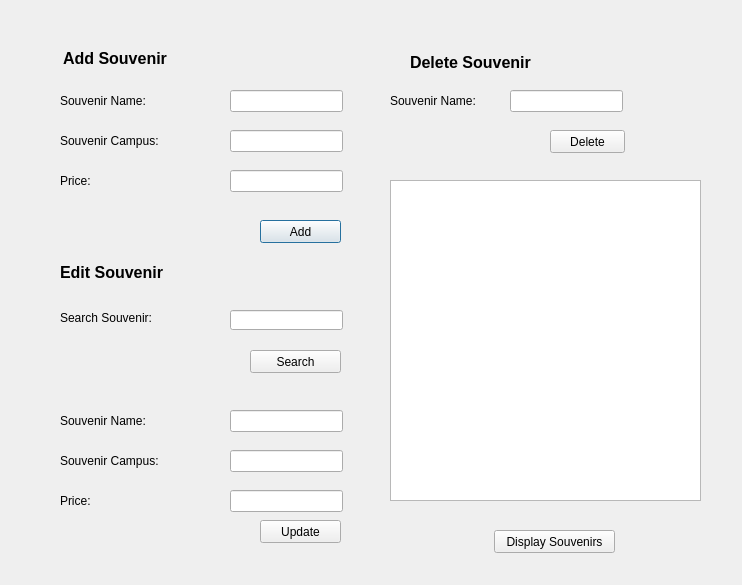
<?xml version="1.0" encoding="UTF-8"?>
<ui version="4.0">
 <class>edit_souvenirs</class>
 <widget class="QDialog" name="edit_souvenirs">
  <property name="geometry">
   <rect>
    <x>0</x>
    <y>0</y>
    <width>742</width>
    <height>585</height>
   </rect>
  </property>
  <property name="windowTitle">
   <string>Dialog</string>
  </property>
  <widget class="QLabel" name="label_3">
   <property name="geometry">
    <rect>
     <x>410</x>
     <y>50</y>
     <width>184</width>
     <height>24</height>
    </rect>
   </property>
   <property name="font">
    <font>
     <pointsize>12</pointsize>
     <weight>75</weight>
     <bold>true</bold>
    </font>
   </property>
   <property name="text">
    <string>Delete Souvenir </string>
   </property>
  </widget>
  <widget class="QLineEdit" name="colleges_txt">
   <property name="geometry">
    <rect>
     <x>230</x>
     <y>130</y>
     <width>113</width>
     <height>22</height>
    </rect>
   </property>
  </widget>
  <widget class="QLabel" name="label_4">
   <property name="geometry">
    <rect>
     <x>60</x>
     <y>80</y>
     <width>121</width>
     <height>41</height>
    </rect>
   </property>
   <property name="text">
    <string>Souvenir Name: </string>
   </property>
  </widget>
  <widget class="QLineEdit" name="deleteSouvenir_txt">
   <property name="geometry">
    <rect>
     <x>510</x>
     <y>90</y>
     <width>113</width>
     <height>22</height>
    </rect>
   </property>
  </widget>
  <widget class="QLabel" name="label_5">
   <property name="geometry">
    <rect>
     <x>390</x>
     <y>80</y>
     <width>121</width>
     <height>41</height>
    </rect>
   </property>
   <property name="text">
    <string>Souvenir Name: </string>
   </property>
  </widget>
  <widget class="QLabel" name="label_6">
   <property name="geometry">
    <rect>
     <x>60</x>
     <y>120</y>
     <width>171</width>
     <height>41</height>
    </rect>
   </property>
   <property name="text">
    <string>Souvenir Campus: </string>
   </property>
  </widget>
  <widget class="QLineEdit" name="traditionalSouvenirs_txt">
   <property name="geometry">
    <rect>
     <x>230</x>
     <y>90</y>
     <width>113</width>
     <height>22</height>
    </rect>
   </property>
  </widget>
  <widget class="QLabel" name="label_7">
   <property name="geometry">
    <rect>
     <x>60</x>
     <y>160</y>
     <width>171</width>
     <height>41</height>
    </rect>
   </property>
   <property name="text">
    <string>Price:</string>
   </property>
  </widget>
  <widget class="QLineEdit" name="cost_txt">
   <property name="geometry">
    <rect>
     <x>230</x>
     <y>170</y>
     <width>113</width>
     <height>22</height>
    </rect>
   </property>
  </widget>
  <widget class="QLabel" name="label_9">
   <property name="geometry">
    <rect>
     <x>60</x>
     <y>480</y>
     <width>171</width>
     <height>41</height>
    </rect>
   </property>
   <property name="text">
    <string>Price:</string>
   </property>
  </widget>
  <widget class="QLabel" name="label_10">
   <property name="geometry">
    <rect>
     <x>60</x>
     <y>400</y>
     <width>121</width>
     <height>41</height>
    </rect>
   </property>
   <property name="text">
    <string>Souvenir Name: </string>
   </property>
  </widget>
  <widget class="QLabel" name="label_11">
   <property name="geometry">
    <rect>
     <x>60</x>
     <y>440</y>
     <width>171</width>
     <height>41</height>
    </rect>
   </property>
   <property name="text">
    <string>Souvenir Campus: </string>
   </property>
  </widget>
  <widget class="QLineEdit" name="editColleges_txt">
   <property name="geometry">
    <rect>
     <x>230</x>
     <y>450</y>
     <width>113</width>
     <height>22</height>
    </rect>
   </property>
  </widget>
  <widget class="QLineEdit" name="editCost_txt">
   <property name="geometry">
    <rect>
     <x>230</x>
     <y>490</y>
     <width>113</width>
     <height>22</height>
    </rect>
   </property>
  </widget>
  <widget class="QLineEdit" name="editSouvenirs_txt">
   <property name="geometry">
    <rect>
     <x>230</x>
     <y>410</y>
     <width>113</width>
     <height>22</height>
    </rect>
   </property>
  </widget>
  <widget class="QLabel" name="label_8">
   <property name="geometry">
    <rect>
     <x>63</x>
     <y>43</y>
     <width>191</width>
     <height>31</height>
    </rect>
   </property>
   <property name="font">
    <font>
     <pointsize>12</pointsize>
     <weight>75</weight>
     <bold>true</bold>
    </font>
   </property>
   <property name="text">
    <string>Add Souvenir </string>
   </property>
  </widget>
  <widget class="QLabel" name="label_12">
   <property name="geometry">
    <rect>
     <x>60</x>
     <y>260</y>
     <width>184</width>
     <height>24</height>
    </rect>
   </property>
   <property name="font">
    <font>
     <pointsize>12</pointsize>
     <weight>75</weight>
     <bold>true</bold>
    </font>
   </property>
   <property name="text">
    <string>Edit Souvenir </string>
   </property>
  </widget>
  <widget class="QPushButton" name="pushButton">
   <property name="geometry">
    <rect>
     <x>260</x>
     <y>220</y>
     <width>81</width>
     <height>23</height>
    </rect>
   </property>
   <property name="text">
    <string>Add</string>
   </property>
  </widget>
  <widget class="QPushButton" name="pushButton_2">
   <property name="geometry">
    <rect>
     <x>260</x>
     <y>520</y>
     <width>81</width>
     <height>23</height>
    </rect>
   </property>
   <property name="text">
    <string>Update</string>
   </property>
  </widget>
  <widget class="QPushButton" name="displaySouvenirsButton">
   <property name="geometry">
    <rect>
     <x>494</x>
     <y>530</y>
     <width>121</width>
     <height>23</height>
    </rect>
   </property>
   <property name="text">
    <string>Display Souvenirs</string>
   </property>
  </widget>
  <widget class="QPushButton" name="pushButton_4">
   <property name="geometry">
    <rect>
     <x>550</x>
     <y>130</y>
     <width>75</width>
     <height>23</height>
    </rect>
   </property>
   <property name="text">
    <string>Delete</string>
   </property>
  </widget>
  <widget class="QTableView" name="tableView">
   <property name="geometry">
    <rect>
     <x>390</x>
     <y>180</y>
     <width>311</width>
     <height>321</height>
    </rect>
   </property>
  </widget>
  <widget class="QLabel" name="label">
   <property name="geometry">
    <rect>
     <x>60</x>
     <y>310</y>
     <width>91</width>
     <height>16</height>
    </rect>
   </property>
   <property name="text">
    <string>Search Souvenir:</string>
   </property>
  </widget>
  <widget class="QPushButton" name="searchSouvenirButton">
   <property name="geometry">
    <rect>
     <x>250</x>
     <y>350</y>
     <width>91</width>
     <height>23</height>
    </rect>
   </property>
   <property name="text">
    <string>Search</string>
   </property>
  </widget>
  <widget class="QLineEdit" name="searchSouvenirs_txt">
   <property name="geometry">
    <rect>
     <x>230</x>
     <y>310</y>
     <width>113</width>
     <height>20</height>
    </rect>
   </property>
  </widget>
 </widget>
 <resources/>
 <connections/>
</ui>
